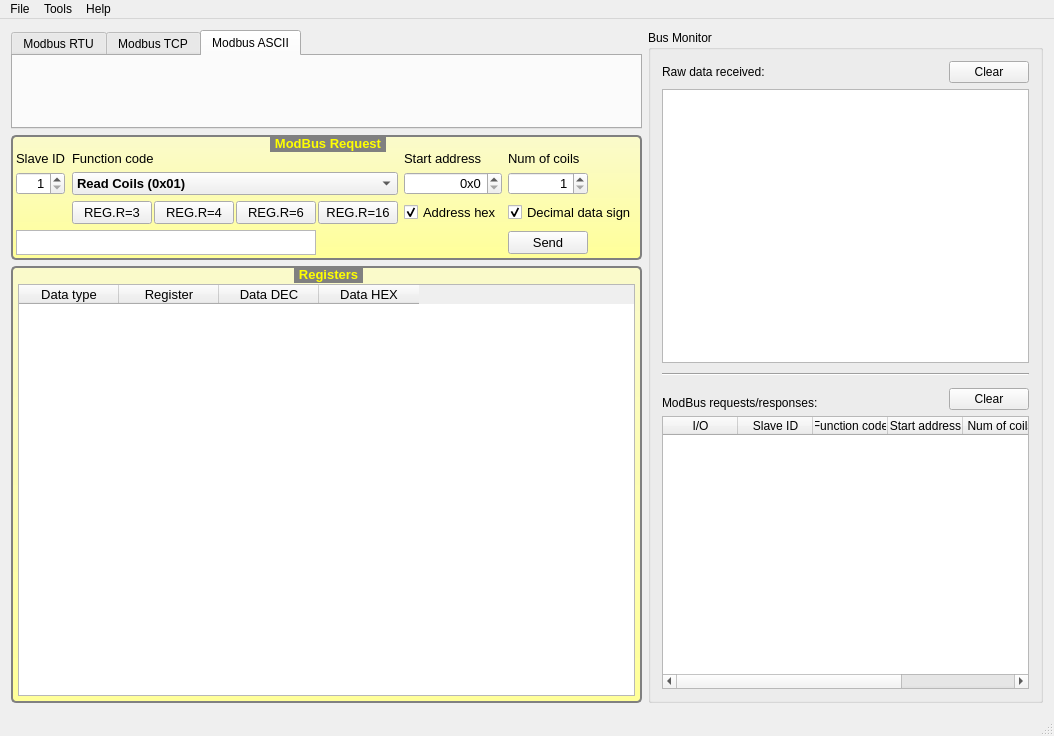
<?xml version="1.0" encoding="UTF-8"?>
<ui version="4.0">
 <class>MainWindowClass</class>
 <widget class="QMainWindow" name="MainWindowClass">
  <property name="geometry">
   <rect>
    <x>0</x>
    <y>0</y>
    <width>1054</width>
    <height>736</height>
   </rect>
  </property>
  <property name="windowTitle">
   <string>QModBus</string>
  </property>
  <property name="windowIcon">
   <iconset resource="../data/qmodbus.qrc">
    <normaloff>:/images/logo.png</normaloff>:/images/logo.png</iconset>
  </property>
  <widget class="QWidget" name="centralWidget">
   <layout class="QHBoxLayout" name="horizontalLayout_3">
    <item>
     <layout class="QVBoxLayout" name="verticalLayout">
      <item>
       <widget class="QTabWidget" name="tabWidget">
        <property name="sizePolicy">
         <sizepolicy hsizetype="Expanding" vsizetype="Preferred">
          <horstretch>0</horstretch>
          <verstretch>0</verstretch>
         </sizepolicy>
        </property>
        <property name="minimumSize">
         <size>
          <width>0</width>
          <height>99</height>
         </size>
        </property>
        <property name="currentIndex">
         <number>2</number>
        </property>
        <widget class="QWidget" name="tab">
         <attribute name="title">
          <string>Modbus RTU</string>
         </attribute>
         <layout class="QHBoxLayout" name="horizontalLayout">
          <property name="spacing">
           <number>2</number>
          </property>
          <property name="leftMargin">
           <number>3</number>
          </property>
          <property name="topMargin">
           <number>3</number>
          </property>
          <property name="rightMargin">
           <number>3</number>
          </property>
          <property name="bottomMargin">
           <number>3</number>
          </property>
          <item>
           <widget class="RtuSettingsWidget" name="rtuSettingsWidget" native="true"/>
          </item>
         </layout>
        </widget>
        <widget class="QWidget" name="tab_2">
         <attribute name="title">
          <string>Modbus TCP</string>
         </attribute>
         <layout class="QHBoxLayout" name="horizontalLayout_2">
          <property name="spacing">
           <number>2</number>
          </property>
          <property name="leftMargin">
           <number>3</number>
          </property>
          <property name="topMargin">
           <number>3</number>
          </property>
          <property name="rightMargin">
           <number>3</number>
          </property>
          <property name="bottomMargin">
           <number>3</number>
          </property>
          <item>
           <widget class="TcpIpSettingsWidget" name="tcpSettingsWidget" native="true"/>
          </item>
         </layout>
        </widget>
        <widget class="QWidget" name="tab_3">
         <attribute name="title">
          <string>Modbus ASCII</string>
         </attribute>
         <layout class="QHBoxLayout" name="horizontalLayout_2">
          <property name="spacing">
           <number>2</number>
          </property>
          <property name="leftMargin">
           <number>3</number>
          </property>
          <property name="topMargin">
           <number>3</number>
          </property>
          <property name="rightMargin">
           <number>3</number>
          </property>
          <property name="bottomMargin">
           <number>3</number>
          </property>
          <item>
           <widget class="AsciiSettingsWidget" name="asciiSettingsWidget" native="true"/>
          </item>
         </layout>
        </widget>
       </widget>
      </item>
      <item>
       <widget class="QGroupBox" name="groupBox_2">
        <property name="font">
         <font>
          <family>Arial</family>
          <pointsize>10</pointsize>
          <weight>75</weight>
          <bold>true</bold>
         </font>
        </property>
        <property name="styleSheet">
         <string notr="true">QGroupBox 
{ 
  border:2px solid gray;
  border-radius:5px;
  margin-top: 1ex;
  background-color: QLinearGradient(x1: 0, y1: 0, x2: 0, y2: 1, stop: 0 rgb(250, 250, 203), stop: 1 rgb(255,255,153));

} 
QGroupBox::title
{
  subcontrol-origin: margin;
  subcontrol-position: top center;
  padding: 1px 3px;
  color: yellow;
  background-color: gray;
  font-weight: bold;
}
</string>
        </property>
        <property name="title">
         <string>ModBus Request</string>
        </property>
        <layout class="QGridLayout" name="gridLayout_2">
         <property name="leftMargin">
          <number>3</number>
         </property>
         <property name="topMargin">
          <number>14</number>
         </property>
         <property name="rightMargin">
          <number>3</number>
         </property>
         <property name="bottomMargin">
          <number>3</number>
         </property>
         <property name="spacing">
          <number>6</number>
         </property>
         <item row="0" column="4">
          <widget class="QLabel" name="label_9">
           <property name="font">
            <font>
             <family>Arial</family>
             <pointsize>10</pointsize>
            </font>
           </property>
           <property name="text">
            <string>Num of coils</string>
           </property>
          </widget>
         </item>
         <item row="1" column="5">
          <spacer name="horizontalSpacer">
           <property name="orientation">
            <enum>Qt::Horizontal</enum>
           </property>
           <property name="sizeHint" stdset="0">
            <size>
             <width>40</width>
             <height>20</height>
            </size>
           </property>
          </spacer>
         </item>
         <item row="2" column="4" colspan="2">
          <widget class="QCheckBox" name="cbDataDecSign">
           <property name="font">
            <font>
             <family>Arial</family>
             <pointsize>10</pointsize>
            </font>
           </property>
           <property name="text">
            <string>Decimal data sign</string>
           </property>
           <property name="checked">
            <bool>true</bool>
           </property>
          </widget>
         </item>
         <item row="4" column="0" colspan="3">
          <widget class="QTextEdit" name="requestPreview">
           <property name="sizePolicy">
            <sizepolicy hsizetype="Fixed" vsizetype="Fixed">
             <horstretch>0</horstretch>
             <verstretch>0</verstretch>
            </sizepolicy>
           </property>
           <property name="maximumSize">
            <size>
             <width>300</width>
             <height>25</height>
            </size>
           </property>
           <property name="font">
            <font>
             <family>Arial</family>
             <pointsize>10</pointsize>
            </font>
           </property>
           <property name="verticalScrollBarPolicy">
            <enum>Qt::ScrollBarAlwaysOff</enum>
           </property>
           <property name="horizontalScrollBarPolicy">
            <enum>Qt::ScrollBarAlwaysOff</enum>
           </property>
           <property name="undoRedoEnabled">
            <bool>false</bool>
           </property>
           <property name="textInteractionFlags">
            <set>Qt::TextSelectableByKeyboard|Qt::TextSelectableByMouse</set>
           </property>
          </widget>
         </item>
         <item row="1" column="0">
          <widget class="QSpinBox" name="slaveID">
           <property name="sizePolicy">
            <sizepolicy hsizetype="Maximum" vsizetype="Preferred">
             <horstretch>0</horstretch>
             <verstretch>0</verstretch>
            </sizepolicy>
           </property>
           <property name="font">
            <font>
             <family>Arial</family>
             <pointsize>10</pointsize>
            </font>
           </property>
           <property name="alignment">
            <set>Qt::AlignRight|Qt::AlignTrailing|Qt::AlignVCenter</set>
           </property>
           <property name="minimum">
            <number>1</number>
           </property>
           <property name="maximum">
            <number>254</number>
           </property>
          </widget>
         </item>
         <item row="4" column="4">
          <widget class="QPushButton" name="sendBtn">
           <property name="font">
            <font>
             <family>Arial</family>
             <pointsize>10</pointsize>
            </font>
           </property>
           <property name="text">
            <string>Send</string>
           </property>
          </widget>
         </item>
         <item row="1" column="4">
          <widget class="QSpinBox" name="numCoils">
           <property name="sizePolicy">
            <sizepolicy hsizetype="Minimum" vsizetype="Preferred">
             <horstretch>0</horstretch>
             <verstretch>0</verstretch>
            </sizepolicy>
           </property>
           <property name="font">
            <font>
             <family>Arial</family>
             <pointsize>10</pointsize>
            </font>
           </property>
           <property name="alignment">
            <set>Qt::AlignRight|Qt::AlignTrailing|Qt::AlignVCenter</set>
           </property>
           <property name="minimum">
            <number>1</number>
           </property>
           <property name="maximum">
            <number>65535</number>
           </property>
          </widget>
         </item>
         <item row="0" column="0">
          <widget class="QLabel" name="label_6">
           <property name="font">
            <font>
             <family>Arial</family>
             <pointsize>10</pointsize>
            </font>
           </property>
           <property name="text">
            <string>Slave ID</string>
           </property>
          </widget>
         </item>
         <item row="2" column="1" colspan="2">
          <layout class="QHBoxLayout" name="horizontalLayout_4">
           <property name="spacing">
            <number>2</number>
           </property>
           <item>
            <widget class="QPushButton" name="pbFuncCode_5">
             <property name="font">
              <font>
               <family>Arial</family>
               <pointsize>10</pointsize>
              </font>
             </property>
             <property name="text">
              <string>REG.R=3</string>
             </property>
            </widget>
           </item>
           <item>
            <widget class="QPushButton" name="pbFuncCode_4">
             <property name="font">
              <font>
               <family>Arial</family>
               <pointsize>10</pointsize>
              </font>
             </property>
             <property name="text">
              <string>REG.R=4</string>
             </property>
            </widget>
           </item>
           <item>
            <widget class="QPushButton" name="pbFuncCode_6">
             <property name="font">
              <font>
               <family>Arial</family>
               <pointsize>10</pointsize>
              </font>
             </property>
             <property name="text">
              <string>REG.R=6</string>
             </property>
            </widget>
           </item>
           <item>
            <widget class="QPushButton" name="pbFuncCode_16">
             <property name="font">
              <font>
               <family>Arial</family>
               <pointsize>10</pointsize>
              </font>
             </property>
             <property name="text">
              <string>REG.R=16</string>
             </property>
            </widget>
           </item>
          </layout>
         </item>
         <item row="2" column="3">
          <widget class="QCheckBox" name="checkBoxHexAddress">
           <property name="font">
            <font>
             <family>Arial</family>
             <pointsize>10</pointsize>
            </font>
           </property>
           <property name="text">
            <string>Address hex</string>
           </property>
           <property name="checked">
            <bool>true</bool>
           </property>
          </widget>
         </item>
         <item row="1" column="3">
          <widget class="QSpinBox" name="startAddr">
           <property name="sizePolicy">
            <sizepolicy hsizetype="Minimum" vsizetype="Preferred">
             <horstretch>0</horstretch>
             <verstretch>0</verstretch>
            </sizepolicy>
           </property>
           <property name="font">
            <font>
             <family>Arial</family>
             <pointsize>10</pointsize>
             <weight>50</weight>
             <bold>false</bold>
            </font>
           </property>
           <property name="alignment">
            <set>Qt::AlignRight|Qt::AlignTrailing|Qt::AlignVCenter</set>
           </property>
           <property name="prefix">
            <string>0x</string>
           </property>
           <property name="maximum">
            <number>65535</number>
           </property>
           <property name="displayIntegerBase">
            <number>16</number>
           </property>
          </widget>
         </item>
         <item row="1" column="1" colspan="2">
          <widget class="QComboBox" name="functionCode">
           <property name="font">
            <font>
             <family>Arial</family>
             <pointsize>10</pointsize>
             <weight>75</weight>
             <bold>true</bold>
            </font>
           </property>
           <item>
            <property name="text">
             <string>Read Coils (0x01)</string>
            </property>
           </item>
           <item>
            <property name="text">
             <string>Read Discrete Inputs (0x02)</string>
            </property>
           </item>
           <item>
            <property name="text">
             <string>Read Holding Registers (0x03)</string>
            </property>
           </item>
           <item>
            <property name="text">
             <string>Read Input Registers (0x04)</string>
            </property>
           </item>
           <item>
            <property name="text">
             <string>Write Single Coil (0x05)</string>
            </property>
           </item>
           <item>
            <property name="text">
             <string>Write Single Register (0x06)</string>
            </property>
           </item>
           <item>
            <property name="text">
             <string>Write Multiple Coils (0x0f)</string>
            </property>
           </item>
           <item>
            <property name="text">
             <string>Write Multiple Registers (0x10)</string>
            </property>
           </item>
          </widget>
         </item>
         <item row="0" column="3">
          <widget class="QLabel" name="label_8">
           <property name="font">
            <font>
             <family>Arial</family>
             <pointsize>10</pointsize>
            </font>
           </property>
           <property name="text">
            <string>Start address</string>
           </property>
          </widget>
         </item>
         <item row="0" column="1" colspan="2">
          <widget class="QLabel" name="label_7">
           <property name="font">
            <font>
             <family>Arial</family>
             <pointsize>10</pointsize>
            </font>
           </property>
           <property name="text">
            <string>Function code</string>
           </property>
          </widget>
         </item>
        </layout>
       </widget>
      </item>
      <item>
       <widget class="QGroupBox" name="groupBox_4">
        <property name="sizePolicy">
         <sizepolicy hsizetype="Preferred" vsizetype="Minimum">
          <horstretch>0</horstretch>
          <verstretch>0</verstretch>
         </sizepolicy>
        </property>
        <property name="font">
         <font>
          <pointsize>10</pointsize>
          <weight>75</weight>
          <bold>true</bold>
         </font>
        </property>
        <property name="styleSheet">
         <string notr="true">QGroupBox 
{ 
  border:2px solid gray;
  border-radius:5px;
  margin-top: 1ex;
  padding: 2px;
  background-color: QLinearGradient(x1: 0, y1: 0, x2: 0, y2: 1, stop: 0 rgb(250, 250, 203), stop: 1 rgb(255,255,153));

} 
QGroupBox::title
{
  subcontrol-origin: margin;
  subcontrol-position: top center;
  padding: 1px 3px;
  color: yellow;
  background-color: gray;
  font-weight: bold;
}
</string>
        </property>
        <property name="title">
         <string>Registers</string>
        </property>
        <layout class="QVBoxLayout" name="verticalLayout_2">
         <property name="leftMargin">
          <number>3</number>
         </property>
         <property name="topMargin">
          <number>14</number>
         </property>
         <property name="rightMargin">
          <number>3</number>
         </property>
         <property name="bottomMargin">
          <number>3</number>
         </property>
         <item>
          <widget class="QTableWidget" name="regTable">
           <property name="font">
            <font>
             <family>Courier</family>
             <pointsize>10</pointsize>
            </font>
           </property>
           <attribute name="horizontalHeaderDefaultSectionSize">
            <number>100</number>
           </attribute>
           <attribute name="verticalHeaderVisible">
            <bool>false</bool>
           </attribute>
           <attribute name="verticalHeaderDefaultSectionSize">
            <number>22</number>
           </attribute>
           <column>
            <property name="text">
             <string>Data type</string>
            </property>
            <property name="font">
             <font>
              <family>Arial</family>
              <pointsize>10</pointsize>
             </font>
            </property>
           </column>
           <column>
            <property name="text">
             <string>Register</string>
            </property>
            <property name="font">
             <font>
              <family>Arial</family>
              <pointsize>10</pointsize>
             </font>
            </property>
           </column>
           <column>
            <property name="text">
             <string>Data DEC</string>
            </property>
            <property name="font">
             <font>
              <family>Arial</family>
              <pointsize>10</pointsize>
             </font>
            </property>
           </column>
           <column>
            <property name="text">
             <string>Data HEX</string>
            </property>
            <property name="font">
             <font>
              <family>Arial</family>
              <pointsize>10</pointsize>
             </font>
            </property>
           </column>
          </widget>
         </item>
        </layout>
       </widget>
      </item>
     </layout>
    </item>
    <item>
     <widget class="QGroupBox" name="groupBox_3">
      <property name="title">
       <string>Bus Monitor</string>
      </property>
      <layout class="QGridLayout" name="gridLayout_4">
       <item row="0" column="0">
        <widget class="QLabel" name="label_10">
         <property name="text">
          <string>Raw data received:</string>
         </property>
        </widget>
       </item>
       <item row="0" column="1" colspan="2">
        <spacer name="horizontalSpacer_2">
         <property name="orientation">
          <enum>Qt::Horizontal</enum>
         </property>
         <property name="sizeHint" stdset="0">
          <size>
           <width>201</width>
           <height>20</height>
          </size>
         </property>
        </spacer>
       </item>
       <item row="0" column="3">
        <widget class="QPushButton" name="clearBusRawData">
         <property name="text">
          <string>Clear</string>
         </property>
        </widget>
       </item>
       <item row="2" column="0">
        <spacer name="verticalSpacer_2">
         <property name="orientation">
          <enum>Qt::Vertical</enum>
         </property>
         <property name="sizeType">
          <enum>QSizePolicy::Fixed</enum>
         </property>
         <property name="sizeHint" stdset="0">
          <size>
           <width>20</width>
           <height>4</height>
          </size>
         </property>
        </spacer>
       </item>
       <item row="3" column="0" colspan="4">
        <widget class="Line" name="line">
         <property name="orientation">
          <enum>Qt::Horizontal</enum>
         </property>
        </widget>
       </item>
       <item row="4" column="0" rowspan="2">
        <spacer name="verticalSpacer_3">
         <property name="orientation">
          <enum>Qt::Vertical</enum>
         </property>
         <property name="sizeType">
          <enum>QSizePolicy::Fixed</enum>
         </property>
         <property name="sizeHint" stdset="0">
          <size>
           <width>20</width>
           <height>4</height>
          </size>
         </property>
        </spacer>
       </item>
       <item row="6" column="0" colspan="2">
        <widget class="QLabel" name="label_11">
         <property name="text">
          <string>ModBus requests/responses:</string>
         </property>
        </widget>
       </item>
       <item row="5" column="2" rowspan="2">
        <spacer name="horizontalSpacer_3">
         <property name="orientation">
          <enum>Qt::Horizontal</enum>
         </property>
         <property name="sizeHint" stdset="0">
          <size>
           <width>156</width>
           <height>20</height>
          </size>
         </property>
        </spacer>
       </item>
       <item row="5" column="3" rowspan="2">
        <widget class="QPushButton" name="clearBusMonTable">
         <property name="text">
          <string>Clear</string>
         </property>
        </widget>
       </item>
       <item row="7" column="0" colspan="4">
        <widget class="QTableWidget" name="busMonTable">
         <property name="editTriggers">
          <set>QAbstractItemView::NoEditTriggers</set>
         </property>
         <attribute name="horizontalHeaderCascadingSectionResizes">
          <bool>true</bool>
         </attribute>
         <attribute name="horizontalHeaderDefaultSectionSize">
          <number>75</number>
         </attribute>
         <attribute name="verticalHeaderDefaultSectionSize">
          <number>22</number>
         </attribute>
         <column>
          <property name="text">
           <string>I/O</string>
          </property>
         </column>
         <column>
          <property name="text">
           <string>Slave ID</string>
          </property>
         </column>
         <column>
          <property name="text">
           <string>Function code</string>
          </property>
         </column>
         <column>
          <property name="text">
           <string>Start address</string>
          </property>
         </column>
         <column>
          <property name="text">
           <string>Num of coils</string>
          </property>
         </column>
         <column>
          <property name="text">
           <string>CRC</string>
          </property>
         </column>
        </widget>
       </item>
       <item row="1" column="0" colspan="4">
        <widget class="QTextBrowser" name="rawData">
         <property name="font">
          <font>
           <family>Fixedsys</family>
           <pointsize>10</pointsize>
          </font>
         </property>
        </widget>
       </item>
      </layout>
     </widget>
    </item>
   </layout>
  </widget>
  <widget class="QStatusBar" name="statusBar"/>
  <widget class="QMenuBar" name="menuBar">
   <property name="geometry">
    <rect>
     <x>0</x>
     <y>0</y>
     <width>1054</width>
     <height>21</height>
    </rect>
   </property>
   <widget class="QMenu" name="menuFile">
    <property name="title">
     <string>File</string>
    </property>
    <addaction name="actionQuit"/>
   </widget>
   <widget class="QMenu" name="menuHelp">
    <property name="title">
     <string>Help</string>
    </property>
    <addaction name="actionAbout_QModBus"/>
   </widget>
   <widget class="QMenu" name="menuTools">
    <property name="title">
     <string>Tools</string>
    </property>
    <addaction name="actionBatchProcessing"/>
   </widget>
   <addaction name="menuFile"/>
   <addaction name="menuTools"/>
   <addaction name="menuHelp"/>
  </widget>
  <action name="actionQuit">
   <property name="text">
    <string>Quit</string>
   </property>
  </action>
  <action name="actionAbout_QModBus">
   <property name="text">
    <string>About QModBus</string>
   </property>
  </action>
  <action name="actionBatchProcessing">
   <property name="text">
    <string>Batch processing</string>
   </property>
  </action>
 </widget>
 <layoutdefault spacing="6" margin="11"/>
 <customwidgets>
  <customwidget>
   <class>RtuSettingsWidget</class>
   <extends>QWidget</extends>
   <header>rtusettingswidget.h</header>
   <container>1</container>
  </customwidget>
  <customwidget>
   <class>TcpIpSettingsWidget</class>
   <extends>QWidget</extends>
   <header>tcpipsettingswidget.h</header>
   <container>1</container>
  </customwidget>
  <customwidget>
   <class>AsciiSettingsWidget</class>
   <extends>QWidget</extends>
   <header>asciisettingswidget.h</header>
   <container>1</container>
  </customwidget>
 </customwidgets>
 <resources>
  <include location="../data/qmodbus.qrc"/>
 </resources>
 <connections>
  <connection>
   <sender>actionQuit</sender>
   <signal>triggered()</signal>
   <receiver>MainWindowClass</receiver>
   <slot>close()</slot>
   <hints>
    <hint type="sourcelabel">
     <x>-1</x>
     <y>-1</y>
    </hint>
    <hint type="destinationlabel">
     <x>214</x>
     <y>236</y>
    </hint>
   </hints>
  </connection>
  <connection>
   <sender>actionBatchProcessing</sender>
   <signal>triggered()</signal>
   <receiver>MainWindowClass</receiver>
   <slot>openBatchProcessor()</slot>
   <hints>
    <hint type="sourcelabel">
     <x>-1</x>
     <y>-1</y>
    </hint>
    <hint type="destinationlabel">
     <x>444</x>
     <y>297</y>
    </hint>
   </hints>
  </connection>
 </connections>
 <slots>
  <slot>openBatchProcessor()</slot>
 </slots>
</ui>
